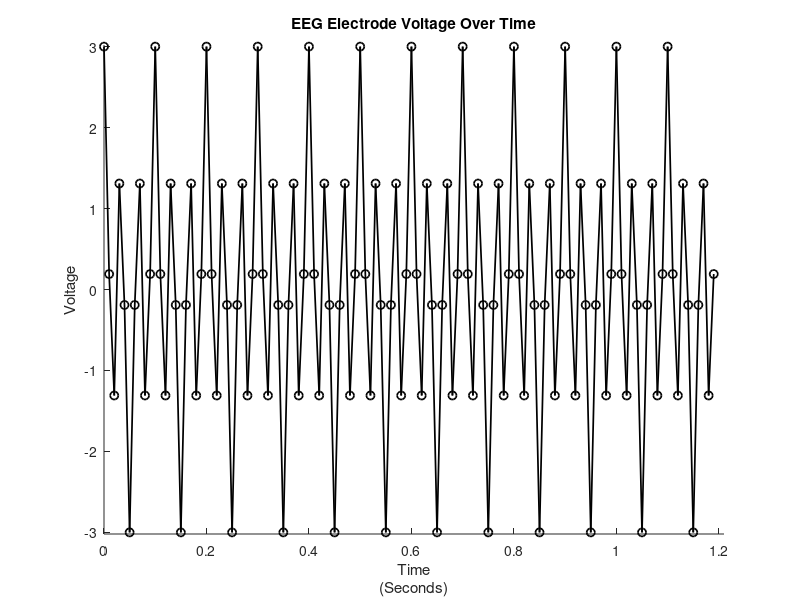
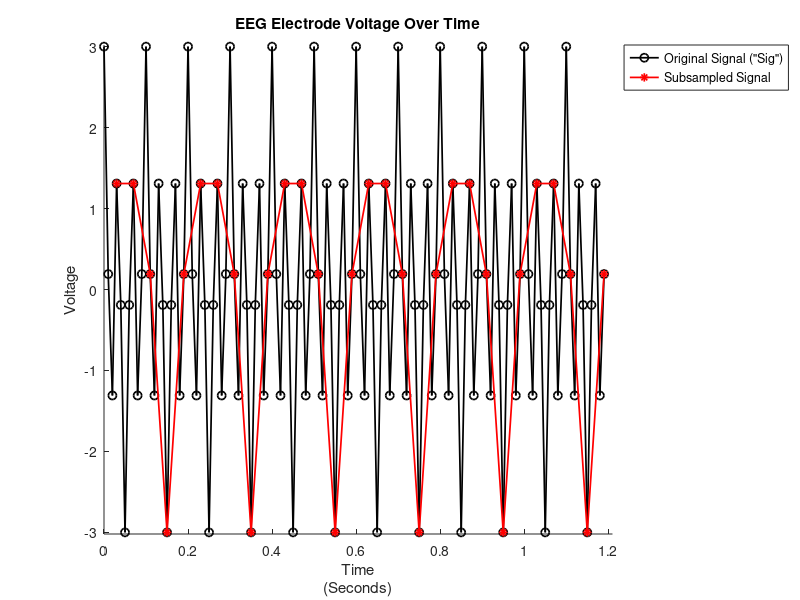
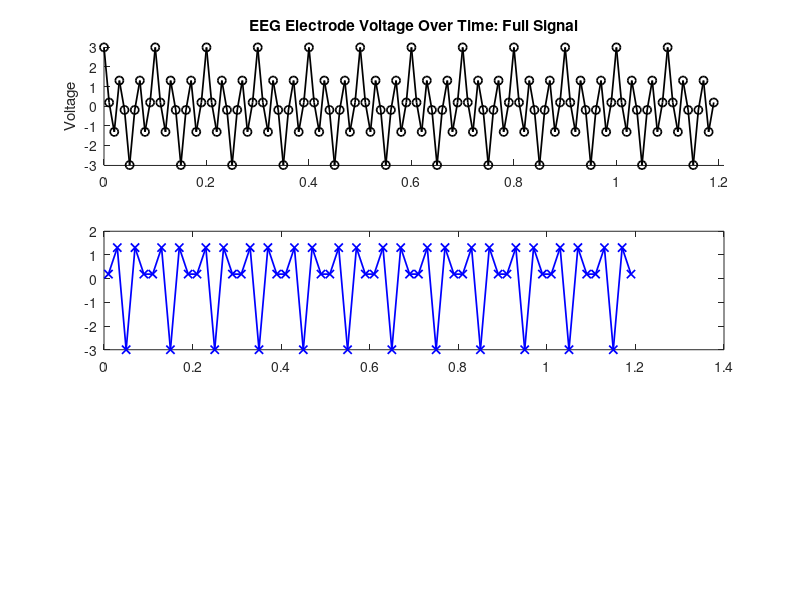

MATLAB code to generate these figures, in order: (Note: this script raises an error after producing the figures.)
%% HW # 3 - Question 5 - Math Tools - Matthew DeVerna

clear
close all

%% Question 5: Sampling and Aliasing.

% Load files

load('myMeasurements.mat')

% This file contains:
%   - sig = a vector (length = 120) containing voltage values 
% measure from an EEG electrode (sampled at 100 Hz)

%% Plot "sig" as a function of time, in seconds

N=120                                                           ;
fs = 100                                                        ; % 
buff = .02                                                      ; % An axis buffer so that these plots look a bit cleaner
scaled_time = time/fs                                           ; % The x-values for time
fft_domain = [-N/2: (N/2 -1)] * (fs/N)                          ;
ax_Lims = [0 max(scaled_time)+buff min(sig)-buff max(sig)+buff] ; % Create the axis limits

figure ; % Plot
plot(scaled_time, sig, 'ko-', 'LineWidth', 1.25)
title('EEG Electrode Voltage Over Time')
xlabel({'Time' '(Seconds)'})
ylabel('Voltage')
box off
axis(ax_Lims)

%% (A) Creating and Plotting a Subsample

SubSamplingSummary = {'We can see in the plot below that taking a subsample of a signal is a'
                        'problematic approach to summarize a signal. This type of approach may' 
                        'be linear, because you take an accurate sample at each (equally spaced)'
                        'step, however, this approach will not be shift invariant. We see it is'
                        'not shift invariant because if you sample at every 2nd vs. 3rd vs kth'
                        'element, there is always a potential that you will get a very misleading'
                        'signal.'}

% Plotting a Subsample of Sig at Every Fourth Element

step = 4                                                ; % Every fourth element
step_one = zeros(1,step)                                ; % Create zeros to begin logical array
step_one(4) = 1                                         ; % Fill the fourth element with a one as a selector
steps_in_sig = 120/step                                 ; % We will need this many elements
sub_sample_index = repmat(step_one,[1 ,steps_in_sig])   ; % Create the full array
sub_sample_index = logical(sub_sample_index)            ; % Convert it to a logical array
sig_subsample = sig(sub_sample_index)                   ; % Take the subsample
time_subsample = scaled_time(sub_sample_index)          ; % Take the subsample

figure ; % Plot
plot(scaled_time, sig, 'ko-', 'LineWidth', 1.25)
hold on
plot(time_subsample,sig_subsample, 'r*-', 'LineWidth', 1.25)
hold on
title('EEG Electrode Voltage Over Time')
xlabel({'Time' '(Seconds)'})
ylabel('Voltage')
box off
axis(ax_Lims)
legend('Original Signal ("Sig")','Subsampled Signal', 'Location', 'northeastoutside')

%% Subsampling at Different Rates

% Now we create a subplot to show the difference between sampling at different
% times...

figure ; 
subplot(3,1,1)
plot(scaled_time, sig, 'ko-', 'LineWidth', 1.25)
title('EEG Electrode Voltage Over Time: Full Signal')
ylabel('Voltage')
box off
axis(ax_Lims)

for ii = [2, 3]
step = ii                                               ; % Every fourth element
step_one = zeros(1,step)                                ; % Create zeros to begin logical array
step_one(ii) = 1                                        ; % Fill the fourth element with a one as a selector
steps_in_sig = 120/step                                 ; % We will need this many elements
sub_sample_index = repmat(step_one,[1 ,steps_in_sig])   ; % Create the full array
sub_sample_index = logical(sub_sample_index)            ; % Convert it to a logical array
sig_subsample = sig(sub_sample_index)                   ; % Take the subsample
time_subsample = scaled_time(sub_sample_index)                 ; % Take the subsample

% Plot
subplot(3,1,ii)
plot(time_subsample,sig_subsample, 'bx-', 'LineWidth', 1.25)
title('EEG Electrode Voltage Over Time: Sampling Every ' + string(ii) + ' Elements')
ylabel('Voltage')
box off
axis(ax_Lims)
end

xlabel({'Time' '(Seconds)'})

Plot = {'The bottom two signals are subsamples of the top full signal. You can'
            'clearly see that each one of these subsamples paints a very different'
            'picture as to what the original signal consists of.'}



%% (B) Examine the EEG Results in the Frequency Domain

eeg_amps = abs(fft(sig))            ; % Find the amplitudes of sig
eeg_centered = fftshift(eeg_amps)   ; % Center them around the DC

% Plot the frequency domain / amplitudes
figure ;
stem(fft_domain, eeg_centered, 'filled', 'k-.')
box off
title('EEG Amplitudes in the Frequency Domain')
xlabel({'Frequency' '(Hz)'})
ylabel('Amplitude')

% Find the band with the highest amplitude
max_amp = max(eeg_centered) ; 
max_band = fft_domain(eeg_centered == max_amp)  

LargestBand = {'As we can see the largest response is found in the "beta" band at 30Hz'}

%% (C) Plot Fourier Magnitudes for Downsampled Versions of the Original EEG Signal

FoldingAnswer = {'In the below plots, what we''re seeing is the effect of "folding". Any'
                'frequencies that are higher than the Nyquist frequency in a continuous'
                'signal will be aliased or "folded" into lower frequencies when when we'
                'sample it discretely. One way to handle this is to filter the signal to'
                'remove higher frequencies before the signal is sampled.'}


% Below I plot the original signal as well as each downsampled version to
% show visually the effects of folding within the frequency domain. 
            
figure ; 
subplot(4,1,1)
stem(fft_domain, eeg_centered, 'filled', 'r-.')
box off
title('EEG Amplitudes in the Frequency Domain: Full Sample')
ylabel('Amplitude')

for ii = [2, 3, 4]
step = ii                                                   ; % Every fourth element
step_one = zeros(1,step)                                    ; % Create zeros to begin logical array
step_one(ii) = 1                                            ; % Fill the fourth element with a one as a selector
steps_in_sig = 120/step                                     ; % We will need this many elements
sub_sample_index = repmat(step_one,[1 ,steps_in_sig])       ; % Create the full array
sub_sample_index = logical(sub_sample_index)                ; % Convert it to a logical array
sig_down_sample = zeros(1, length(sig))                     ; % Create array of zeros to fill with samples
sig_down_sample(sub_sample_index) =  sig(sub_sample_index)  ; % Fill this array with the sampled values, creating the downsample
down_sampled_amps = abs(fft(sig_down_sample))               ; % Take the fourier transformed amplitudes
down_sampled_amps_centered = fftshift(down_sampled_amps)    ; % Center them around the DC/zero

% Plot
subplot(4,1,ii)
stem(fft_domain, down_sampled_amps_centered, 'filled', 'b-.')
box off
title('EEG Amplitudes in the Frequency Domain: Downsampled by Every ' + string(ii) + ' Elements')
ylabel('Amplitude')
end
xlabel({'Frequency'})

